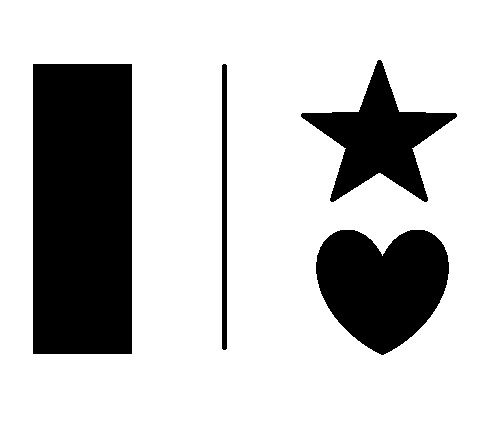
//> input picture 代码/OpenCV代码/image/5.jpg, 504 x 436 px
$ ./查找轮廓   (built with g++ and OpenCV 4)
//> lines starting //> are read from the running program, lines starting //| are printed output that depends on the picture; after the words box and inside, x2 and y2 are one past the last pixel; in counts of white or black regions, pixels touching at a corner belong together
#include <iostream>
#include <opencv2/opencv.hpp>

using namespace std;
using namespace cv;

int main()
{
    Mat src = imread("./image/5.jpg");
//> src is the input picture: 436 rows x 504 cols, CV_8UC3; min 0, max 255, mean 196.2
    if (src.empty())
    {
        cerr << "Not found image." << endl;
        return -1;
    }

    Mat gray, bin;

    // 转变为灰度图
    cvtColor(src, gray, COLOR_BGR2GRAY);

    // 二值化
    threshold(gray, bin, 128, 255, THRESH_BINARY_INV); // 当轮廓为整幅图像时，尝试修改THRESH_BINARY_INV为THRESH_BINARY
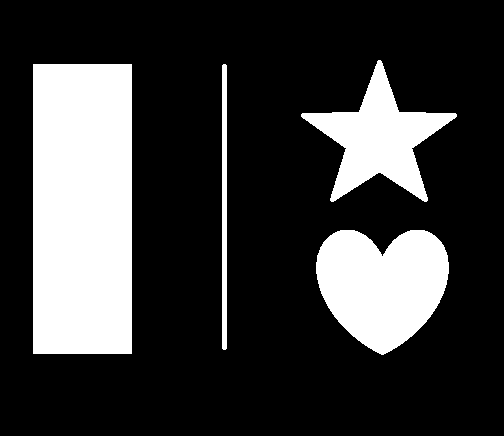
//> bin: 436 rows x 504 cols, CV_8UC1; 23.1% white; 4 white regions

    // 查找轮廓
    vector<vector<Point>> contours;
    vector<Vec4i> hierarchy;
    findContours(bin, contours, hierarchy, RETR_EXTERNAL, CHAIN_APPROX_SIMPLE);
//> contours = 4 contours; box (x1, y1, x2, y2) and area: (33, 64, 132, 354) 28322, (316, 230, 449, 355) 11862, (301, 60, 457, 202) 8208, (222, 64, 227, 350) 1138

    // 绘制轮廓
    drawContours(src, contours, -1, Scalar(0, 255, 0), 1); // 绘制绿色轮廓
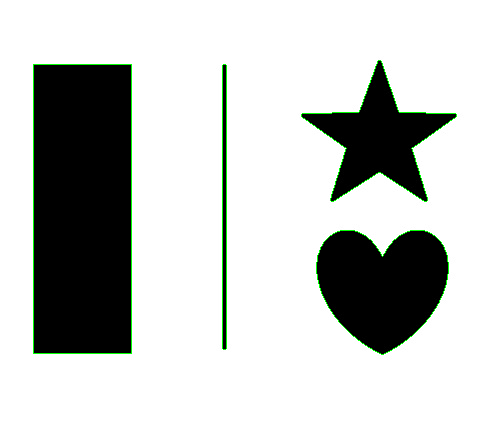
//> src: 436 rows x 504 cols, CV_8UC3; 1.02% of pixels changed, all inside (x1, y1, x2, y2) = (33, 60, 457, 355)

    // 计算轮廓的周长和面积
    double area, arc;
    area = contourArea(contours[0]); // 计算第一个轮廓面积
//> area = 11862
    arc = arcLength(contours[0], true); // 计算第一个轮廓的周长，true表示这个轮廓是闭合的
//> arc = 452.7
    cout << "面积：" << area << ", 周长：" << arc << endl;
//| 面积：11862, 周长：452.701

    imwrite("./out/查找轮廓.jpg", src);
}

$ run again, with 代码/OpenCV代码/image/3.jpg copied over 代码/OpenCV代码/image/5.jpg
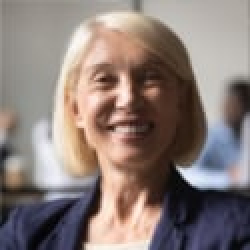
//> input picture 代码/OpenCV代码/image/3.jpg, 125 x 125 px (shown 2 times larger)
//> src is the input picture: 125 rows x 125 cols, CV_8UC3; mean B, G, R 120.1, 124.6, 138.2
//> `threshold(gray, bin, 128, 255, THRESH_BINARY_INV);`:
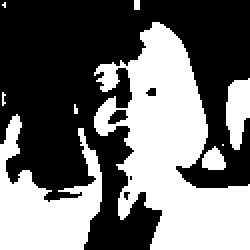
//> bin: 125 rows x 125 cols, CV_8UC1 (shown 2 times larger); 43.3% white; 9 white regions (5 under 20 px)
//> contours = 9 contours, 5 with area under 20; largest, box (x1, y1, x2, y2) and area: (47, 11, 125, 125) 4329, (0, 57, 51, 125) 1658, (113, 39, 125, 75) 278, (101, 73, 113, 85) 85
//> `drawContours(src, contours, -1, Scalar(0, 255, 0), 1);`:
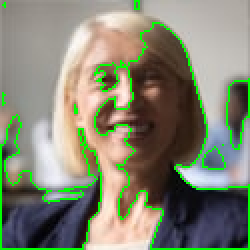
//> src: 125 rows x 125 cols, CV_8UC3 (shown 2 times larger); 5.95% of pixels changed, all inside (x1, y1, x2, y2) = (0, 0, 125, 125)
//> area = 85
//> arc = 36.97
//| 面积：85, 周长：36.9706
